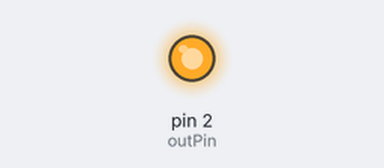
Bench run of a sketch on a simulated Arduino Uno, built with avr-gcc and run on an emulated ATmega328P. Shown: output pins drawn as LEDs (lit = HIGH).

Above: at 0.7 s.
At 5.8 s:
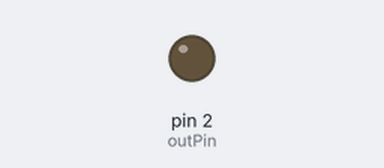
Timing chart, 0 to 7.9 s (numbered marks = the images above):
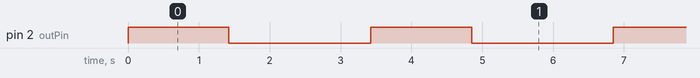

Measured:
- by itself, pin 2 (outPin): alternates HIGH for 1.4 s and LOW for 2.0 s

The sketch:

face-reset.ino
```cpp
const int waitTime = 1050000;
const int offTime = 2000;
const int outPin = 2;

void setup() {
  // put your setup code here, to run once:
  pinMode(outPin, OUTPUT);
}

void loop() {
  // put your main code here, to run repeatedly:
  digitalWrite(outPin, HIGH);   // sets the LED on
  delay(waitTime);                  // waits for a second
  digitalWrite(outPin, LOW);    // sets the LED off
  delay(offTime);
}
```
